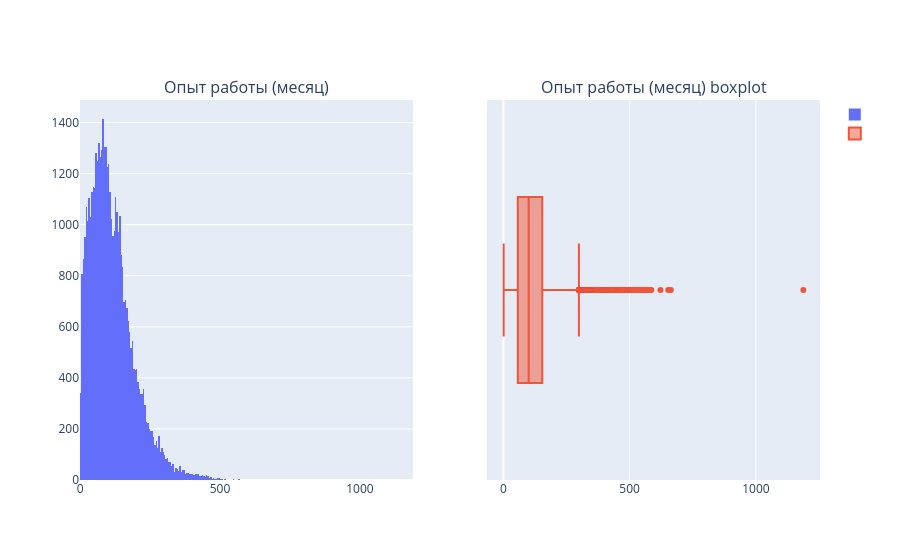

Notebook code for this chart:
### Markdown cell above
2. Постройте распределение признака **"Опыт работы (месяц)"**. Опишите данное распределение, отвечая на следующие вопросы: чему равна мода распределения, каковы предельные значения признака, в каком примерном интервале находится опыт работы большинства соискателей? Есть ли аномалии для признака опыта работы, какие значения вы бы причислили к их числу?
*Совет: постройте гистограмму и коробчатую диаграмму рядом.*

### Code cell
fig = make_subplots(
    rows=1, 
    cols=2, 
    subplot_titles=('Опыт работы (месяц)', 'Опыт работы (месяц) boxplot')
)
fig.add_trace(
    go.Histogram(x=hh_data['Опыт работы (месяц)'], name=''),
    row=1, col=1
)
fig.add_trace(
    go.Box(x=hh_data['Опыт работы (месяц)'], name=''),
    row=1, col=2,
)
fig.show()
display(hh_data[hh_data['Возраст'] == 100]['Опыт работы (месяц)'])
display(hh_data[hh_data['Опыт работы (месяц)'] == 1188]['Возраст'])

### Figure 1 — Plotly figure (JSON) as saved in the notebook; plotly's stock layout.template omitted (floating-point values rounded to 4 significant figures; data arrays with more than 128 entries replaced by an {"elided": "..."} marker saying what was removed)
{"data": [{"name": "", "type": "histogram", "x": {"elided": "44744 float values"}, "xaxis": "x", "yaxis": "y"}, {"name": "", "type": "box", "x": {"elided": "44744 float values"}, "xaxis": "x2", "yaxis": "y2"}], "layout": {"annotations": [{"font": {"size": 16}, "showarrow": false, "text": "Опыт работы (месяц)", "x": 0.225, "xanchor": "center", "xref": "paper", "y": 1, "yanchor": "bottom", "yref": "paper"}, {"font": {"size": 16}, "showarrow": false, "text": "Опыт работы (месяц) boxplot", "x": 0.775, "xanchor": "center", "xref": "paper", "y": 1, "yanchor": "bottom", "yref": "paper"}], "xaxis": {"anchor": "y", "domain": [0, 0.45]}, "xaxis2": {"anchor": "y2", "domain": [0.55, 1]}, "yaxis": {"anchor": "x", "domain": [0, 1]}, "yaxis2": {"anchor": "x2", "domain": [0, 1]}}}
